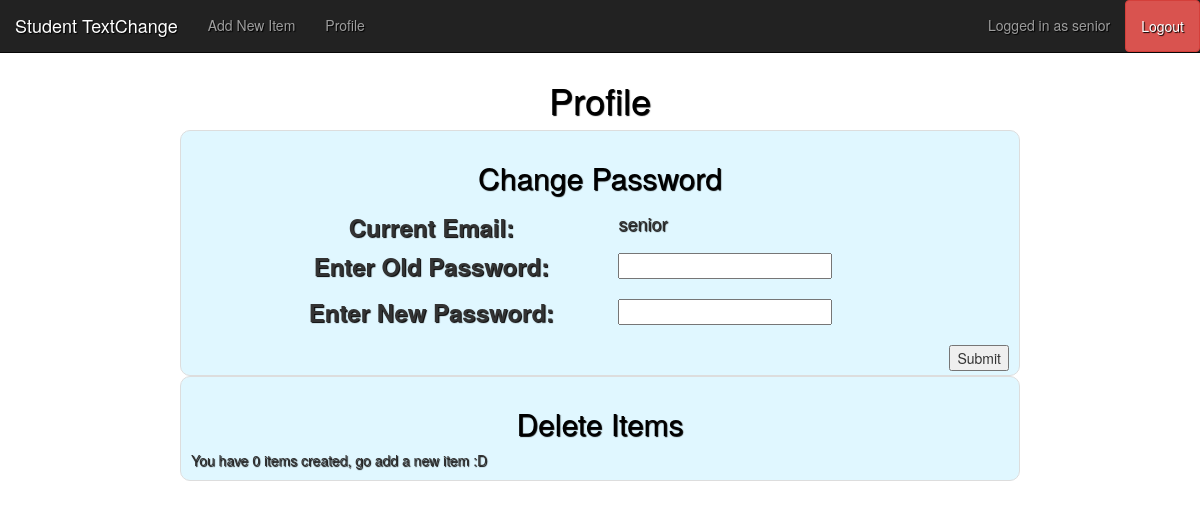
The app's page /profile.php (signed in), older data.
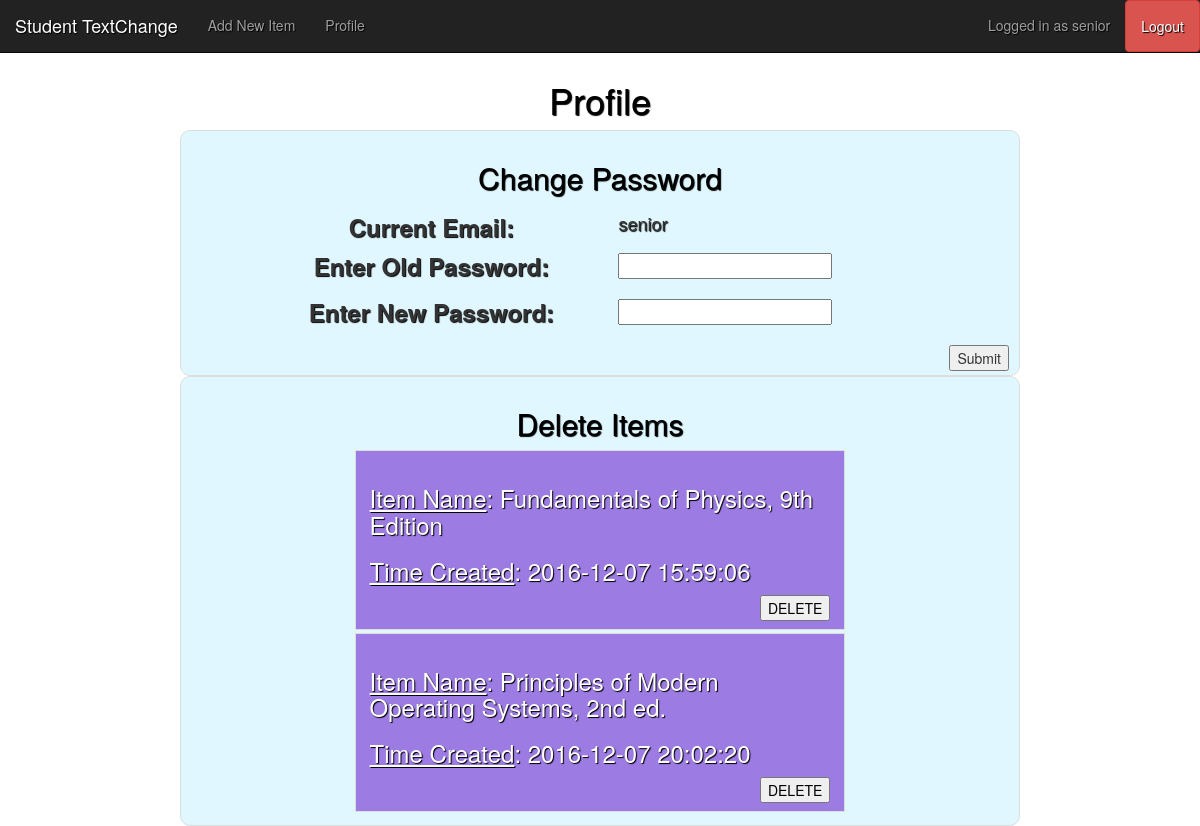
The same page, newer data.
### tables this page shows
CREATE TABLE `inventory` (
  `item_id` int(10) UNSIGNED NOT NULL,
  `item_name` varchar(100) DEFAULT NULL,
  `item_condition` varchar(20) DEFAULT NULL,
  `description` varchar(100) DEFAULT NULL,
  `price` float DEFAULT NULL,
  `category` varchar(20) DEFAULT NULL,
  `contact_info` varchar(100) DEFAULT NULL,
  `full_name` varchar(30) DEFAULT NULL,
  `username` varchar(20) NOT NULL,
  `date_added` datetime DEFAULT CURRENT_TIMESTAMP
);

### profile.php (the view, shortened to what this page needs)
<!DOCTYPE html PUBLIC "-//W3C//DTD XHTML 1.0 Strict//EN" "http://www.w3.org/TR/xhtml1/DTD/xhtml1-strict.dtd">
<html xmlns="http://www.w3.org/1999/xhtml">
  <head>
    <link href="resources/mysite.css" rel="stylesheet" type="text/css"/>
	<link rel="stylesheet" href="https://maxcdn.bootstrapcdn.com/bootstrap/3.3.7/css/bootstrap.min.css">
	<?php
	include("config.php");
	$user_get = $_SESSION["login_user"];
	?>
	<nav class="navbar navbar-inverse navbar-fixed-top">
	  <div class="container-fluid">
	    <div class="navbar-header">
	      <a class="navbar-brand" href="inventory.php">Student TextChange</a>
	    </div>
	    <ul class="nav navbar-nav navbar-left">
	      <li><a href="newItem.php">Add New Item</a></li>
	      <li><a href="profile.php">Profile</a></li>
	    </ul>
		<ul class="nav navbar-nav navbar-right">
	      <li><a href="profile.php">Logged in as <?php echo $user_get;?></a></li>
		  <li><a class="btn btn-danger" href="welcome.html" onclick="alert('You have successfully Logged out')"><font color="white">Logout</font></a></li>
	    </ul>
	  </div>
	</nav>
	<br><br><br>
  </head>
  <body>
    <div class="header">
      <h1>Profile</h1>
    </div>
    <div class="profile_item">
      <div class="header">
        <h2>Change Password</h2>
      </div>
      <form action="profile.php">
          <div class="subitem"><h3><label class="field">Current Email:</label></h3>
          <h4><?php echo $user_get;?></h4></div>
		  <div class="subitem"><h3><label class="field">Enter Old Password:</label></h3>
		  <input type="text" size="25" value=""/></div>
          <div class="subitem"><h3><label class="field">Enter New Password:</label></h3>
          <input type="text" size="25" value=""/></div>
          <input type="submit" value="Submit" id="save" name="save"/><br/>
      </form>
    </div>
    <div class="profile_item">
      <div class="header">
        <h2>Delete Items</h2>
      </div>
	  <?php
	  $sql = "SELECT item_id, item_name, date_added FROM inventory WHERE inventory.username = '$user_get' ";
      $result = mysqli_query($db,$sql);
	  if ($result->num_rows > 0) {
			 while($row = $result->fetch_assoc()) {
				 echo"<div class=\"user_items\">";
				 echo"<h3><u>Item Name</u>: ".$row["item_name"]."</h3>";
				 echo"<h3><u>Time Created</u>: ".$row["date_added"]."</h3>";
				 ?>
				 <form name="delete-item" method="POST" action="profile.php">
					 <input type="submit" value="DELETE" name="deleteBtn" style="color:black;float:right;"/>
				 </form>
				 <?php
				 echo"</br></div>";
			}
		} else {
			 echo "You have 0 items created, go add a new item :D";
		}
	  ?>
    </div>
  </body>
</html>

Row changes from the older to the newer data that the page shows:
added inventory: item_name "Fundamentals of Physics, 9th Edition", date_added "2016-12-07 15:59:06"
added inventory: item_name "Principles of Modern Operating Systems, 2nd ed.", date_added "2016-12-07 20:02:20"
Text that changed along with them:
text no longer shown: "You have 0 items created, go add a new item :D"
